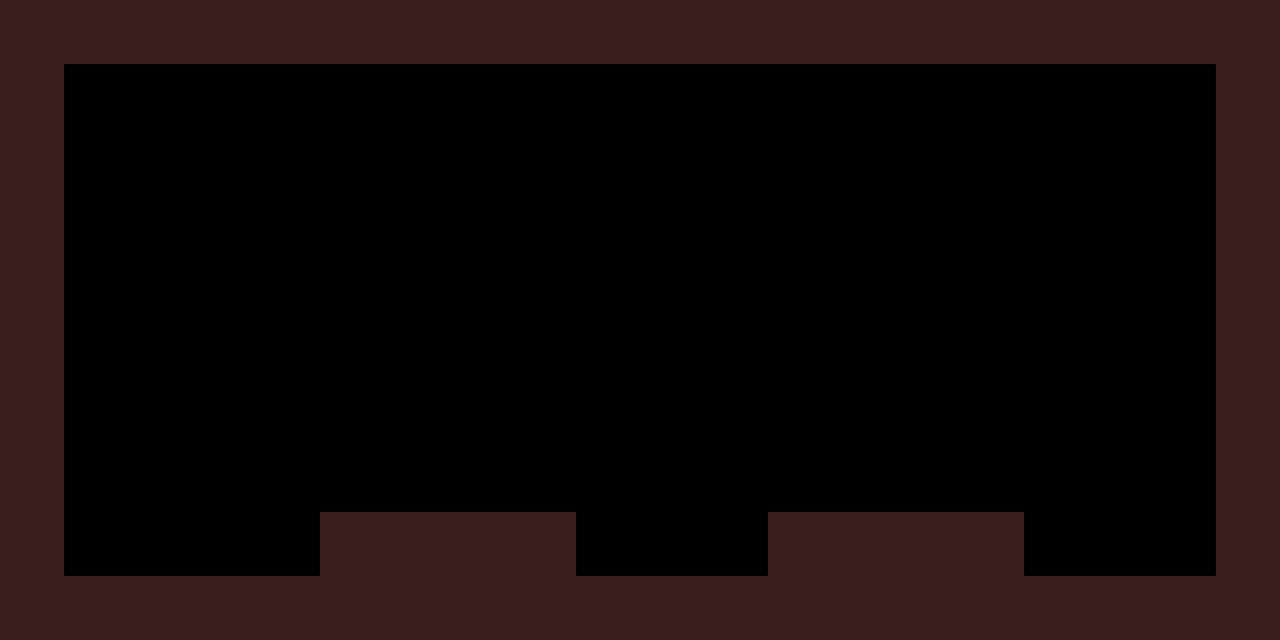

Rendered tile map (Tiled .tmx) drawn with the repository's tilesets; below, a short description and the full map source, tile grids included:
An orthogonal 20x10 tile map with 64x64 px tiles, 1 tile layer (Tile Layer 1).

<map version="1.0" orientation="orthogonal" width="20" height="10" tilewidth="64" tileheight="64">
 <tileset firstgid="1" name="tileset" tilewidth="64" tileheight="64">
  <image source="tileset.png" width="256" height="64" />
 </tileset>
 <layer name="Tile Layer 1" width="20" height="10">
  <data encoding="csv">
1,1,1,1,1,1,1,1,1,1,1,1,1,1,1,1,1,1,1,1,
1,0,0,0,0,0,0,0,0,0,0,0,0,0,0,0,0,0,0,1,
1,0,0,0,0,0,0,0,0,0,0,0,0,0,0,0,0,0,0,1,
1,0,0,0,0,0,0,0,0,0,0,0,0,0,0,0,0,0,0,1,
1,0,0,0,0,0,0,0,0,0,0,0,0,0,0,0,0,0,0,1,
1,0,0,0,0,0,0,0,0,0,0,0,0,0,0,0,0,0,0,1,
1,0,0,0,0,0,0,0,0,0,0,0,0,0,0,0,0,0,0,1,
1,0,0,0,0,0,0,0,0,0,0,0,0,0,0,0,0,0,0,1,
1,0,0,0,0,1,1,1,1,0,0,0,1,1,1,1,0,0,0,1,
1,1,1,1,1,1,1,1,1,1,1,1,1,1,1,1,1,1,1,1
</data>
 </layer>
</map>
